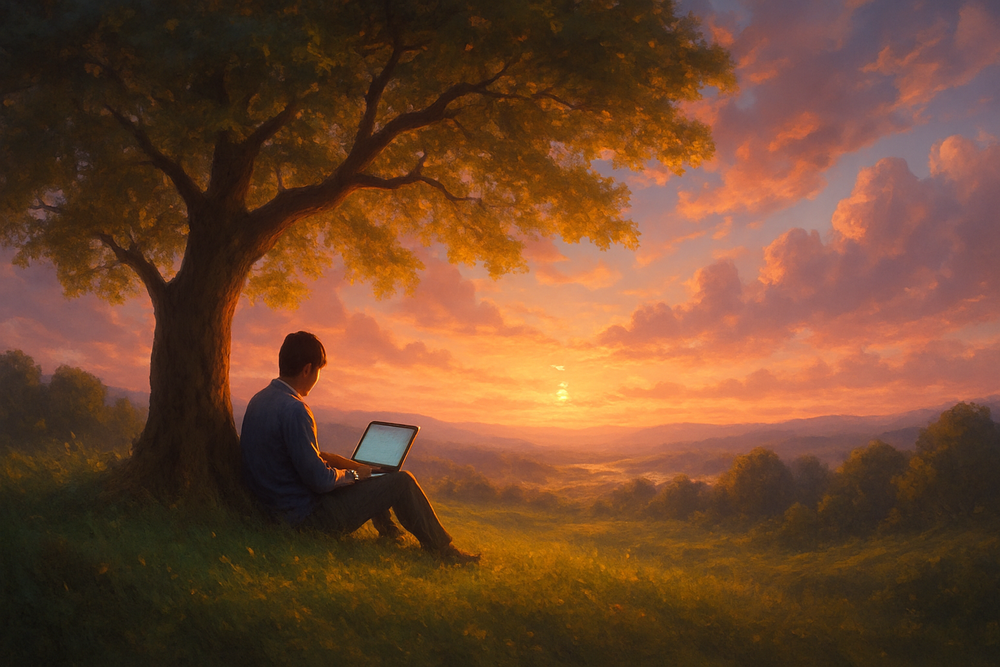
#> input picture numpy/my_image.png, 1000 x 667 px, shrunk from 1536 x 1024 before the run
$ python image_processing.py
#> lines starting #> are read from the running program, lines starting #| are printed output that depends on the picture
import numpy as np
import matplotlib.pyplot as plt
import matplotlib.image as mpimg

image = mpimg.imread("my_image.png")
#> image is the input picture: shape (667, 1000, 3) float32; mean R, G, B 0.442, 0.282, 0.182
print("shape :" , image.shape)
#| shape : (667, 1000, 3)

plt.imshow(image)
plt.title("ORIGINAL PHOTO")
plt.axis("off")
plt.show()

inverted = 255 - image

plt.imshow(inverted.astype(np.uint8))
plt.title("INVERTED COLORS")
plt.axis("off")
plt.show()

if image.max() <= 1.0:
    image = (image * 255).astype(np.uint8)

blur = (image[:-1, :-1] + image[1:, :-1] + image[:-1, 1:] + image[1:, 1:]) / 4
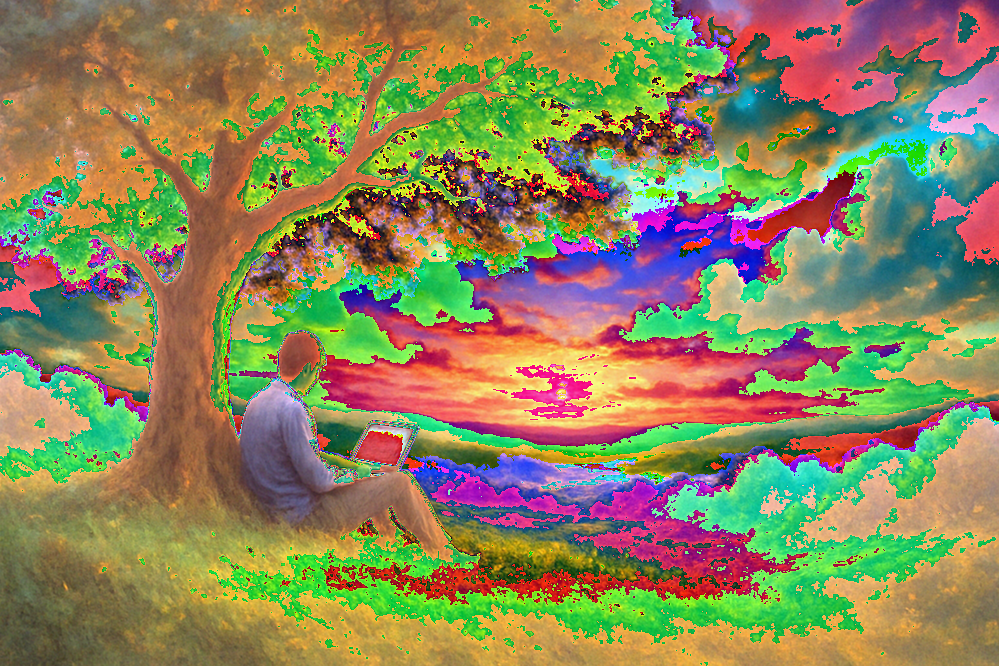
#> blur: shape (666, 999, 3) float64; mean R, G, B 35.5, 33.3, 22.7; drawn with min black and max white

plt.imshow(blur.astype(np.uint8))
plt.title("BLURRED")
plt.axis("off")
plt.show()
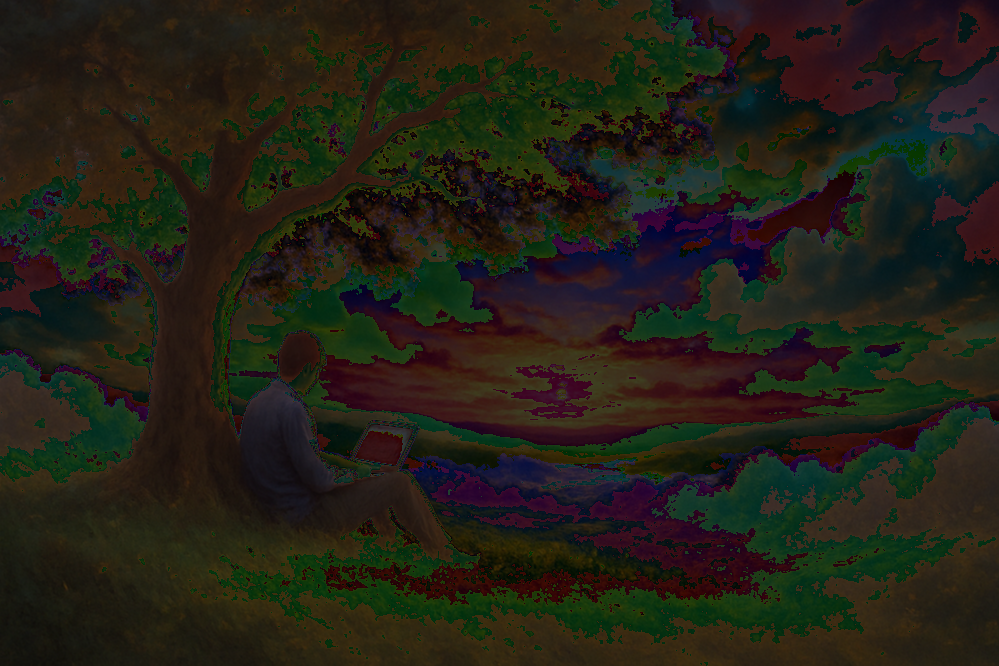
#> shown: shape (666, 999, 3); mean R, G, B 35.1, 32.9, 22.4
